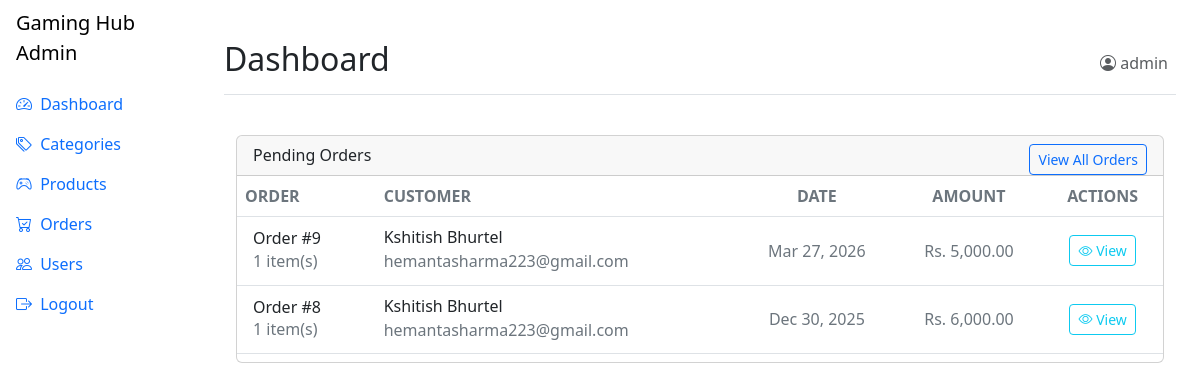
The app's page /admin/orders/pending.php (signed in), older data.
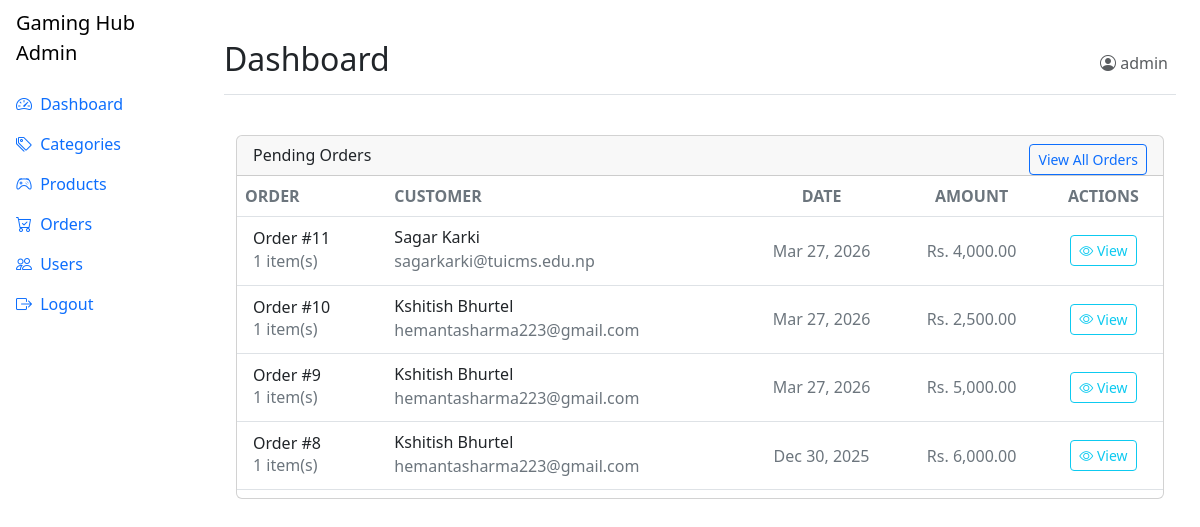
The same page, newer data.
### tables this page shows
CREATE TABLE `orders` (
  `order_id` int(11) NOT NULL,
  `user_id` int(11) NOT NULL,
  `order_date` timestamp NOT NULL DEFAULT current_timestamp(),
  `shipping_address` text NOT NULL,
  `contact_number` varchar(20) NOT NULL,
  `payment_method` varchar(50) DEFAULT 'Cash on Delivery',
  `total_amount` decimal(10,2) NOT NULL,
  `status` enum('pending','processing','shipped','delivered','cancelled') DEFAULT 'pending',
  `admin_response` text DEFAULT NULL,
  `response_date` timestamp NULL DEFAULT NULL
);

CREATE TABLE `users` (
  `user_id` int(11) NOT NULL,
  `email` varchar(100) NOT NULL,
  `password` varchar(255) NOT NULL,
  `full_name` varchar(100) DEFAULT NULL,
  `phone` varchar(20) DEFAULT NULL,
  `address` text DEFAULT NULL,
  `is_active` tinyint(1) DEFAULT 1,
  `created_at` timestamp NOT NULL DEFAULT current_timestamp(),
  `updated_at` timestamp NOT NULL DEFAULT current_timestamp() ON UPDATE current_timestamp()
);

### config/database.php (called while the page is built)
<?php
$host = 'localhost';
$dbname = 'gaming_hub';
$username = 'root';
$password = '';
try {
    $pdo = new PDO("mysql:host=$host;dbname=$dbname;charset=utf8", $username, $password);
    $pdo->setAttribute(PDO::ATTR_ERRMODE, PDO::ERRMODE_EXCEPTION);
} catch (PDOException $e) {
    die("Database connection failed: " . $e->getMessage());
}
function executeQuery($sql, $params = []) {
    global $pdo;
    $stmt = $pdo->prepare($sql);
    $stmt->execute($params);
    return $stmt;
}
?>

### admin/orders/pending.php (the view, shortened to what the changed rows need)
<?php
require_once __DIR__ . '../../../config/database.php';
$pendingOrders = executeQuery("SELECT o.*, u.email, u.full_name
                              FROM orders o
                              JOIN users u ON o.user_id = u.user_id
                              WHERE o.status = 'pending'
                              ORDER BY o.order_date DESC")
    ->fetchAll(PDO::FETCH_ASSOC);
require_once __DIR__ . '/../includes/admin_header.php';
?>
<div class="container-fluid py-4">
    <div class="row">
        <div class="col-12">
            <div class="card mb-4">
                <div class="card-body px-0 pt-0 pb-2">
                    <div class="table-responsive p-0">
                        <table class="table align-items-center mb-0" id="orders-table">
                            <thead>
                                <tr>
                                    <th class="text-uppercase text-secondary text-xxs font-weight-bolder opacity-7">
                                        Order</th>
                                    <th
                                        class="text-uppercase text-secondary text-xxs font-weight-bolder opacity-7 ps-2">
                                        Customer</th>
                                    <th
                                        class="text-center text-uppercase text-secondary text-xxs font-weight-bolder opacity-7">
                                        Date</th>
                                    <th
                                        class="text-center text-uppercase text-secondary text-xxs font-weight-bolder opacity-7">
                                        Amount</th>
                                    <th
                                        class="text-center text-uppercase text-secondary text-xxs font-weight-bolder opacity-7">
                                        Actions</th>
                                </tr>
                            </thead>
                            <tbody>
                                <?php foreach ($pendingOrders as $order): ?>
                                    <tr>
                                        <td>
                                            <div class="d-flex px-2 py-1">
                                                <div class="d-flex flex-column justify-content-center">
                                                    <h6 class="mb-0 text-sm">Order #<?= $order['order_id'] ?></h6>
                                                    <p class="text-xs text-secondary mb-0">
                                                        <?php
                                                        $itemCount = executeQuery(
                                                            "SELECT COUNT(*) FROM order_items WHERE order_id = ?",
                                                            [$order['order_id']]
                                                        )->fetchColumn();
                                                        echo $itemCount . ' item(s)';
                                                        ?>
                                                    </p>
                                                </div>
                                            </div>
                                        </td>
                                        <td>
                                            <p class="text-xs font-weight-bold mb-0"><?= $order['full_name'] ?></p>
                                            <p class="text-xs text-secondary mb-0"><?= $order['email'] ?></p>
                                        </td>
                                        <td class="align-middle text-center">
                                            <span class="text-secondary text-xs font-weight-bold">
                                                <?= date('M d, Y', strtotime($order['order_date'])) ?>
                                            </span>
                                        </td>
                                        <td class="align-middle text-center">
                                            <span class="text-secondary text-xs font-weight-bold">
                                                Rs. <?= number_format($order['total_amount'], 2) ?>
                                            </span>
                                        </td>
                                        <td class="align-middle text-center">
                                            <a href="view.php?id=<?= $order['order_id'] ?>"
                                                class="btn btn-sm btn-outline-info mb-0">
                                                <i class="bi bi-eye"></i> View
                                            </a>
                                        </td>
                                    </tr>
                                <?php endforeach; ?>
                            </tbody>
                        </table>
                    </div>
                </div>
            </div>
        </div>
    </div>
</div>
<?php require_once __DIR__ . '/../includes/admin_footer.php'; ?>

Row changes from the older to the newer data that the page shows:
added orders: order_id "11", itemCount "1", user.full_name "Sagar Karki", user.email "sagarkarki@tuicms.edu.np", order_date "Mar 27, 2026", total_amount "4,000.00"
added orders: order_id "10", itemCount "1", user.full_name "Kshitish Bhurtel", user.email "hemantasharma223@gmail.com", order_date "Mar 27, 2026", total_amount "2,500.00"
